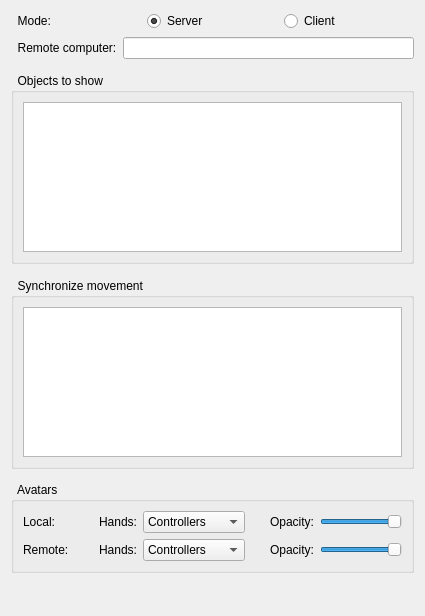
<?xml version="1.0" encoding="UTF-8"?>
<ui version="4.0">
 <class>qSlicerCollaborationModuleWidget</class>
 <widget class="qSlicerWidget" name="qSlicerCollaborationModuleWidget">
  <property name="geometry">
   <rect>
    <x>0</x>
    <y>0</y>
    <width>425</width>
    <height>616</height>
   </rect>
  </property>
  <property name="windowTitle">
   <string>Form</string>
  </property>
  <layout class="QVBoxLayout" name="verticalLayout">
   <item>
    <layout class="QHBoxLayout" name="horizontalLayout">
     <property name="topMargin">
      <number>0</number>
     </property>
     <item>
      <widget class="QLabel" name="label_1">
       <property name="text">
        <string>  Mode:</string>
       </property>
      </widget>
     </item>
     <item>
      <widget class="QRadioButton" name="serverModeRadioButton">
       <property name="text">
        <string>Server</string>
       </property>
       <property name="checked">
        <bool>true</bool>
       </property>
      </widget>
     </item>
     <item>
      <widget class="QRadioButton" name="clientModeRadioButton">
       <property name="text">
        <string>Client</string>
       </property>
      </widget>
     </item>
    </layout>
   </item>
   <item>
    <layout class="QHBoxLayout" name="horizontalLayout_2">
     <property name="topMargin">
      <number>0</number>
     </property>
     <item>
      <widget class="QLabel" name="label_2">
       <property name="text">
        <string>  Remote computer:</string>
       </property>
      </widget>
     </item>
     <item>
      <widget class="QLineEdit" name="remoteComputerLineEdit"/>
     </item>
    </layout>
   </item>
   <item>
    <spacer name="verticalSpacer_3">
     <property name="orientation">
      <enum>Qt::Vertical</enum>
     </property>
     <property name="sizeType">
      <enum>QSizePolicy::Expanding</enum>
     </property>
     <property name="sizeHint" stdset="0">
      <size>
       <width>0</width>
       <height>0</height>
      </size>
     </property>
    </spacer>
   </item>
   <item>
    <widget class="QGroupBox" name="groupBox_2">
     <property name="title">
      <string>  Objects to show</string>
     </property>
     <layout class="QVBoxLayout" name="verticalLayout_2">
      <item>
       <widget class="QListWidget" name="displayList">
        <property name="sizePolicy">
         <sizepolicy hsizetype="Expanding" vsizetype="Fixed">
          <horstretch>0</horstretch>
          <verstretch>0</verstretch>
         </sizepolicy>
        </property>
        <property name="maximumSize">
         <size>
          <width>16777215</width>
          <height>150</height>
         </size>
        </property>
        <property name="selectionMode">
         <enum>QAbstractItemView::MultiSelection</enum>
        </property>
        <property name="viewMode">
         <enum>QListView::ListMode</enum>
        </property>
        <property name="sortingEnabled">
         <bool>false</bool>
        </property>
       </widget>
      </item>
     </layout>
    </widget>
   </item>
   <item>
    <spacer name="verticalSpacer_2">
     <property name="orientation">
      <enum>Qt::Vertical</enum>
     </property>
     <property name="sizeType">
      <enum>QSizePolicy::Expanding</enum>
     </property>
     <property name="sizeHint" stdset="0">
      <size>
       <width>0</width>
       <height>0</height>
      </size>
     </property>
    </spacer>
   </item>
   <item>
    <widget class="QGroupBox" name="groupBox_3">
     <property name="title">
      <string>  Synchronize movement</string>
     </property>
     <layout class="QVBoxLayout" name="verticalLayout_4">
      <item>
       <widget class="QListWidget" name="synchronizeList">
        <property name="sizePolicy">
         <sizepolicy hsizetype="Expanding" vsizetype="Fixed">
          <horstretch>0</horstretch>
          <verstretch>0</verstretch>
         </sizepolicy>
        </property>
        <property name="maximumSize">
         <size>
          <width>16777215</width>
          <height>150</height>
         </size>
        </property>
       </widget>
      </item>
     </layout>
    </widget>
   </item>
   <item>
    <spacer name="verticalSpacer_4">
     <property name="orientation">
      <enum>Qt::Vertical</enum>
     </property>
     <property name="sizeHint" stdset="0">
      <size>
       <width>0</width>
       <height>0</height>
      </size>
     </property>
    </spacer>
   </item>
   <item>
    <widget class="QGroupBox" name="groupBox">
     <property name="title">
      <string>  Avatars</string>
     </property>
     <property name="flat">
      <bool>false</bool>
     </property>
     <property name="checkable">
      <bool>false</bool>
     </property>
     <layout class="QGridLayout" name="gridLayout">
      <item row="3" column="7">
       <widget class="QLabel" name="label_10">
        <property name="text">
         <string>Opacity:</string>
        </property>
       </widget>
      </item>
      <item row="0" column="2">
       <spacer name="horizontalSpacer">
        <property name="orientation">
         <enum>Qt::Horizontal</enum>
        </property>
        <property name="sizeType">
         <enum>QSizePolicy::Expanding</enum>
        </property>
        <property name="sizeHint" stdset="0">
         <size>
          <width>20</width>
          <height>20</height>
         </size>
        </property>
       </spacer>
      </item>
      <item row="3" column="5">
       <widget class="QComboBox" name="remoteHandsModeComboBox">
        <item>
         <property name="text">
          <string>Controllers</string>
         </property>
        </item>
        <item>
         <property name="text">
          <string>Pointer hand</string>
         </property>
        </item>
        <item>
         <property name="text">
          <string>Needle</string>
         </property>
        </item>
        <item>
         <property name="text">
          <string>Laser pointer</string>
         </property>
        </item>
       </widget>
      </item>
      <item row="3" column="1">
       <widget class="ctkColorPickerButton" name="remoteColorSelectionButton" native="true">
        <property name="color" stdset="0">
         <color>
          <red>255</red>
          <green>255</green>
          <blue>0</blue>
         </color>
        </property>
        <property name="displayColorName" stdset="0">
         <bool>false</bool>
        </property>
       </widget>
      </item>
      <item row="0" column="0">
       <widget class="QLabel" name="label_5">
        <property name="text">
         <string>Local:</string>
        </property>
       </widget>
      </item>
      <item row="0" column="8">
       <widget class="QSlider" name="localOpacitySlider">
        <property name="maximum">
         <number>100</number>
        </property>
        <property name="value">
         <number>100</number>
        </property>
        <property name="orientation">
         <enum>Qt::Horizontal</enum>
        </property>
       </widget>
      </item>
      <item row="3" column="2">
       <spacer name="horizontalSpacer_2">
        <property name="orientation">
         <enum>Qt::Horizontal</enum>
        </property>
        <property name="sizeType">
         <enum>QSizePolicy::Expanding</enum>
        </property>
        <property name="sizeHint" stdset="0">
         <size>
          <width>20</width>
          <height>20</height>
         </size>
        </property>
       </spacer>
      </item>
      <item row="3" column="0">
       <widget class="QLabel" name="label_6">
        <property name="text">
         <string>Remote:</string>
        </property>
       </widget>
      </item>
      <item row="0" column="1">
       <widget class="ctkColorPickerButton" name="localColorSelectionButton" native="true">
        <property name="color" stdset="0">
         <color>
          <red>255</red>
          <green>255</green>
          <blue>0</blue>
         </color>
        </property>
        <property name="displayColorName" stdset="0">
         <bool>false</bool>
        </property>
       </widget>
      </item>
      <item row="3" column="4">
       <widget class="QLabel" name="label_9">
        <property name="text">
         <string>Hands:</string>
        </property>
       </widget>
      </item>
      <item row="0" column="5">
       <widget class="QComboBox" name="localHandsModeComboBox">
        <item>
         <property name="text">
          <string>Controllers</string>
         </property>
        </item>
        <item>
         <property name="text">
          <string>Pointer hand</string>
         </property>
        </item>
        <item>
         <property name="text">
          <string>Needle</string>
         </property>
        </item>
        <item>
         <property name="text">
          <string>Laser pointer</string>
         </property>
        </item>
       </widget>
      </item>
      <item row="3" column="8">
       <widget class="QSlider" name="remoteOpacitySlider">
        <property name="maximum">
         <number>100</number>
        </property>
        <property name="value">
         <number>100</number>
        </property>
        <property name="orientation">
         <enum>Qt::Horizontal</enum>
        </property>
       </widget>
      </item>
      <item row="0" column="7">
       <widget class="QLabel" name="label_8">
        <property name="text">
         <string>Opacity:</string>
        </property>
       </widget>
      </item>
      <item row="0" column="4">
       <widget class="QLabel" name="label_7">
        <property name="text">
         <string>Hands:</string>
        </property>
       </widget>
      </item>
      <item row="0" column="6">
       <spacer name="horizontalSpacer_3">
        <property name="orientation">
         <enum>Qt::Horizontal</enum>
        </property>
        <property name="sizeType">
         <enum>QSizePolicy::Expanding</enum>
        </property>
        <property name="sizeHint" stdset="0">
         <size>
          <width>20</width>
          <height>20</height>
         </size>
        </property>
       </spacer>
      </item>
      <item row="3" column="6">
       <spacer name="horizontalSpacer_4">
        <property name="orientation">
         <enum>Qt::Horizontal</enum>
        </property>
        <property name="sizeType">
         <enum>QSizePolicy::Expanding</enum>
        </property>
        <property name="sizeHint" stdset="0">
         <size>
          <width>20</width>
          <height>20</height>
         </size>
        </property>
       </spacer>
      </item>
     </layout>
    </widget>
   </item>
   <item>
    <widget class="ctkCollapsibleButton" name="CTKCollapsibleButton" native="true">
     <property name="text" stdset="0">
      <string>Display</string>
     </property>
     <layout class="QVBoxLayout" name="verticalLayout_3">
      <item>
       <widget class="qSlicerCollaborationFooBarWidget" name="FooBar" native="true"/>
      </item>
     </layout>
    </widget>
   </item>
   <item>
    <spacer name="verticalSpacer">
     <property name="orientation">
      <enum>Qt::Vertical</enum>
     </property>
     <property name="sizeHint" stdset="0">
      <size>
       <width>0</width>
       <height>0</height>
      </size>
     </property>
    </spacer>
   </item>
  </layout>
 </widget>
 <customwidgets>
  <customwidget>
   <class>qSlicerWidget</class>
   <extends>QWidget</extends>
   <header>qSlicerWidget.h</header>
   <container>1</container>
  </customwidget>
  <customwidget>
   <class>ctkCollapsibleButton</class>
   <extends>QWidget</extends>
   <header>ctkCollapsibleButton.h</header>
   <container>1</container>
  </customwidget>
  <customwidget>
   <class>qSlicerCollaborationFooBarWidget</class>
   <extends>QWidget</extends>
   <header>qSlicerCollaborationFooBarWidget.h</header>
   <container>1</container>
  </customwidget>
  <customwidget>
   <class>ctkColorPickerButton</class>
   <extends>QWidget</extends>
   <header>ctkcolorpickerbutton.h</header>
  </customwidget>
 </customwidgets>
 <resources/>
 <connections/>
</ui>
